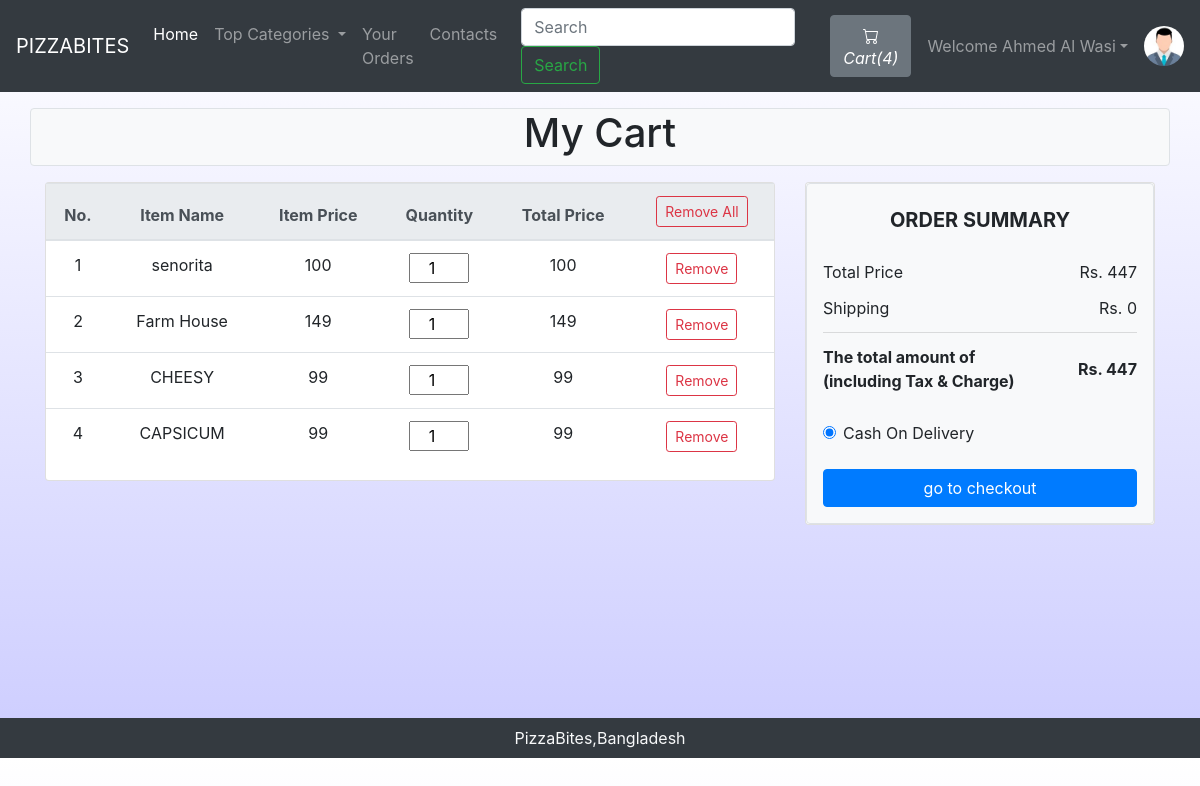
The app's page /menu/viewCart.php (signed in) with its own data.
### tables this page shows
CREATE TABLE `sitedetail` (
  `tempId` int(11) NOT NULL,
  `systemName` varchar(21) NOT NULL,
  `email` varchar(35) NOT NULL,
  `contact1` bigint(21) NOT NULL,
  `contact2` bigint(21) DEFAULT NULL COMMENT 'Optional',
  `address` text NOT NULL,
  `dateTime` datetime NOT NULL DEFAULT current_timestamp()
);

CREATE TABLE `viewcart` (
  `cartItemId` int(11) NOT NULL,
  `pizzaId` int(11) NOT NULL,
  `itemQuantity` int(100) NOT NULL,
  `userId` int(11) NOT NULL,
  `addedDate` datetime NOT NULL DEFAULT current_timestamp()
);

CREATE TABLE `pizza` (
  `pizzaId` int(12) NOT NULL,
  `pizzaName` varchar(255) NOT NULL,
  `pizzaPrice` int(12) NOT NULL,
  `pizzaDesc` text NOT NULL,
  `pizzaCategorieId` int(12) NOT NULL,
  `pizzaPubDate` datetime NOT NULL DEFAULT current_timestamp()
);

### menu/viewCart.php (the view, shortened to what this page needs)
<!doctype html>
<html lang="en">
<head>
    <link rel="stylesheet" href="https://stackpath.bootstrapcdn.com/bootstrap/4.4.1/css/bootstrap.min.css">
    <link rel="stylesheet" href="https://use.fontawesome.com/releases/v5.8.2/css/all.css">
</head>
<body>
   <?php include 'db_conn.php';?>
    <?php require '_nav.php' ?>
    <?php
    if($loggedin){
    ?>
    <div class="container" id="cont">
        <div class="row">
            <div class="col-lg-12 text-center border rounded bg-light my-3">
                <h1>My Cart</h1>
            </div>
            <div class="col-lg-8">
                <div class="card wish-list mb-3">
                    <table class="table text-center">
                        <thead class="thead-light">
                            <tr>
                                <th scope="col">No.</th>
                                <th scope="col">Item Name</th>
                                <th scope="col">Item Price</th>
                                <th scope="col">Quantity</th>
                                <th scope="col">Total Price</th>
                                <th scope="col">
                                    <form action="_manageCart.php" method="POST">
                                        <button name="removeAllItem" class="btn btn-sm btn-outline-danger">Remove All</button>
                                        <input type="hidden" name="userId" value="<?php $userId = $_SESSION['id']; echo $userId ?>">
                                    </form>
                                </th>
                            </tr>
                        </thead>
                        <tbody>
                            <?php
                               $sql = "SELECT * FROM `viewcart` WHERE `userId`= $userId";
                                $result = mysqli_query($conn, $sql);
                                $counter = 0;
                                $totalPrice = 0;
                                while($row = mysqli_fetch_assoc($result)){
                                    $pizzaId = $row['pizzaId'];
                                    $Quantity = $row['itemQuantity'];
                                    $mysql = "SELECT * FROM `pizza` WHERE pizzaId = $pizzaId";
                                    $myresult = mysqli_query($conn, $mysql);
                                    $myrow = mysqli_fetch_assoc($myresult);
                                    $pizzaName = $myrow['pizzaName'];
                                    $pizzaPrice = $myrow['pizzaPrice'];
                                    $total = $pizzaPrice * $Quantity;
                                    $counter++;
                                    $totalPrice = $totalPrice + $total;
                                    echo '<tr>
                                            <td>' . $counter . '</td>
                                            <td>' . $pizzaName . '</td>
                                            <td>' . $pizzaPrice . '</td>
                                            <td>
                                                <form id="frm' . $pizzaId . '">
                                                    <input type="hidden" name="pizzaId" value="' . $pizzaId . '">
                                                    <input type="number" name="quantity" value="' . $Quantity . '" class="text-center"
                                                    onchange="updateCart(' . $pizzaId . ')" onkeyup="return false" style="width:60px"
                                                    min=1 oninput="check(this)" onClick="this.select();">
                                                </form>
                                            </td>
                                            <td>' . $total . '</td>
                                            <td>
                                                <form action="_manageCart.php" method="POST">
                                                    <button name="removeItem" class="btn btn-sm btn-outline-danger">Remove</button>
                                                    <input type="hidden" name="itemId" value="'.$pizzaId. '">
                                                </form>
                                            </td>
                                        </tr>';
                                }
                                    ?><script> document.getElementById("cont").innerHTML = '<div class="col-md-12 my-5">
                        </tbody>
                    </table>
                </div>
            </div>
            <div class="col-lg-4">
                <div class="card wish-list mb-3">
                    <div class="pt-4 border bg-light rounded p-3">
                        <h5 class="mb-3 text-uppercase font-weight-bold text-center">Order summary</h5>
                        <ul class="list-group list-group-flush">
                            <li class="list-group-item d-flex justify-content-between align-items-center border-0 px-0 pb-0 bg-light">Total Price<span>Rs. <?php echo $totalPrice ?></span></li>
                            <li class="list-group-item d-flex justify-content-between align-items-center px-0 bg-light">Shipping<span>Rs. 0</span></li>
                            <li class="list-group-item d-flex justify-content-between align-items-center border-0 px-0 mb-3 bg-light">
                                <div>
                                    <strong>The total amount of</strong>
                                    <strong><p class="mb-0">(including Tax & Charge)</p></strong>
                                </div>
                                <span><strong>Rs. <?php echo $totalPrice ?></strong></span>
                            </li>
                        </ul>
                        <div class="form-check">
                            <input class="form-check-input" type="radio" name="flexRadioDefault" id="flexRadioDefault1" checked>
                            <label class="form-check-label" for="flexRadioDefault1">
                                Cash On Delivery
                            </label>
                        </div>
                       <br>
                        <button type="button" class="btn btn-primary btn-block" data-toggle="modal" data-target="#checkoutModal">go to checkout</button>
                    </div>
                </div>
                </div>
            </div>
        </div>
    <?php
    }
    else {
        echo '<div class="container" style="min-height : 610px;">
        <div class="alert alert-info my-3">
            <font style="font-size:22px"><center>To check your cart,you need to login first.</a></center></font>
        </div></div>';
    }
    ?>
    <?php require '_footer.php' ?>
</body>
</html>

### menu/_nav.php (shortened to what this page needs)
<?php
if(isset($_SESSION['loggedin']) && $_SESSION['loggedin']==true){
  $loggedin= true;
  $name=$_SESSION['name'];
  $userId=$_SESSION['id'];
}
else{
  $loggedin = false;
  $userId = 0;
}
$sql = "SELECT * FROM `sitedetail`";
$result = mysqli_query($conn, $sql);
$row = mysqli_fetch_assoc($result);
$systemName = $row['systemName'];
if($loggedin){
echo '<nav class="navbar navbar-expand-lg navbar-dark bg-dark">
      <a class="navbar-brand" href="\Codes\Pizzabites\UserHome.php">'.$systemName.'</a>
      <button class="navbar-toggler" type="button" data-toggle="collapse" data-target="#navbarSupportedContent" aria-controls="navbarSupportedContent" aria-expanded="false" aria-label="Toggle navigation">
        <span class="navbar-toggler-icon"></span>
      </button>
      <div class="collapse navbar-collapse" id="navbarSupportedContent">
        <ul class="navbar-nav mr-auto">
          <li class="nav-item active">
            <a class="nav-link" href="\Codes\Pizzabites\UserHome.php">Home <span class="sr-only">(current)</span></a>
          </li>
          <li class="nav-item dropdown">
            <a class="nav-link dropdown-toggle" href="#" id="navbarDropdown" role="button" data-toggle="dropdown" aria-haspopup="true" aria-expanded="false">
              Top Categories
            </a>
            <div class="dropdown-menu" aria-labelledby="navbarDropdown">';
}
            echo '</div>
          </li>
          <li class="nav-item">
            <a class="nav-link" href="viewOrder.php">Your Orders</a>
          </li>
          <li class="nav-item">
          <a class="nav-link" href="contact.php">Contacts</a>
        </li>
        </ul>
        <form method="get" action="search.php" class="form-inline my-2 my-lg-0 mx-3">
          <input class="form-control mr-sm-2" type="search" name="search" id="search" placeholder="Search" aria-label="Search" required>
          <button class="btn btn-outline-success my-2 my-sm-0" type="submit">Search</button>
        </form>';
        $countsql = "SELECT SUM(`itemQuantity`) FROM `viewcart` WHERE `userId`=$userId";
        $countresult = mysqli_query($conn, $countsql);
        $countrow = mysqli_fetch_assoc($countresult);
        $count = $countrow['SUM(`itemQuantity`)'];
        echo '<a href="viewCart.php"><button type="button" class="btn btn-secondary mx-2" title="MyCart">
          <svg xmlns="img/cart.svg" width="16" height="16" fill="currentColor" class="bi bi-cart" viewBox="0 0 16 16">
            <path d="M0 1.5A.5.5 0 0 1 .5 1H2a.5.5 0 0 1 .485.379L2.89 3H14.5a.5.5 0 0 1 .491.592l-1.5 8A.5.5 0 0 1 13 12H4a.5.5 0 0 1-.491-.408L2.01 3.607 1.61 2H.5a.5.5 0 0 1-.5-.5zM3.102 4l1.313 7h8.17l1.313-7H3.102zM5 12a2 2 0 1 0 0 4 2 2 0 0 0 0-4zm7 0a2 2 0 1 0 0 4 2 2 0 0 0 0-4zm-7 1a1 1 0 1 1 0 2 1 1 0 0 1 0-2zm7 0a1 1 0 1 1 0 2 1 1 0 0 1 0-2z"/>
          </svg>
          <i class="bi bi-cart">Cart(' .$count. ')</i>
        </button></a>';
        if($loggedin){
          echo '<ul class="navbar-nav mr-2">
            <li class="nav-item dropdown">
              <a class="nav-link dropdown-toggle" href="#" id="navbarDropdown" role="button" data-toggle="dropdown"> Welcome ' .$name. '</a>
              <div class="dropdown-menu" aria-labelledby="navbarDropdown">
                <a class="dropdown-item" href="\Codes\Pizzabites\logout.php">Logout</a>
              </div>
            </li>
          </ul>
          <div class="text-center image-size-small position-relative">
            <a href="viewProfile.php"><img src="img/person-' .$userId. '.jpg" class="rounded-circle" onError="this.src = \'img/profilePic.jpg\'" style="width:40px; height:40px"></a>
          </div>';
        }
        else {
          echo '<a href="\Codes\Pizzabites\login.php"><button class="btn btn-info mx-2">Login</button></a>';
          echo '<a href="\Codes\Pizzabites\signup.php"><button class="btn btn-info mx-2">Signup</button></a>';
        }
  echo '</div>
    </nav>';
?>

### menu/viewCart.php (style rules this page uses)
body { background: linear-gradient(to bottom, #ffffff 0%, #ccccff 100%); }
#cont { min-height : 626px; }

### records on screen
sitedetail: systemName "PIZZABITES"
viewcart: pizzaId.pizzaName "senorita", pizzaId.pizzaPrice "100", quantity "1"
viewcart: pizzaId.pizzaName "Farm House", pizzaId.pizzaPrice "149", quantity "1"
viewcart: pizzaId.pizzaName "CHEESY", pizzaId.pizzaPrice "99", quantity "1"
viewcart: pizzaId.pizzaName "CAPSICUM", pizzaId.pizzaPrice "99", quantity "1"

### other values on screen
$count "4"
$name "Ahmed Al Wasi"
$totalPrice "447"
